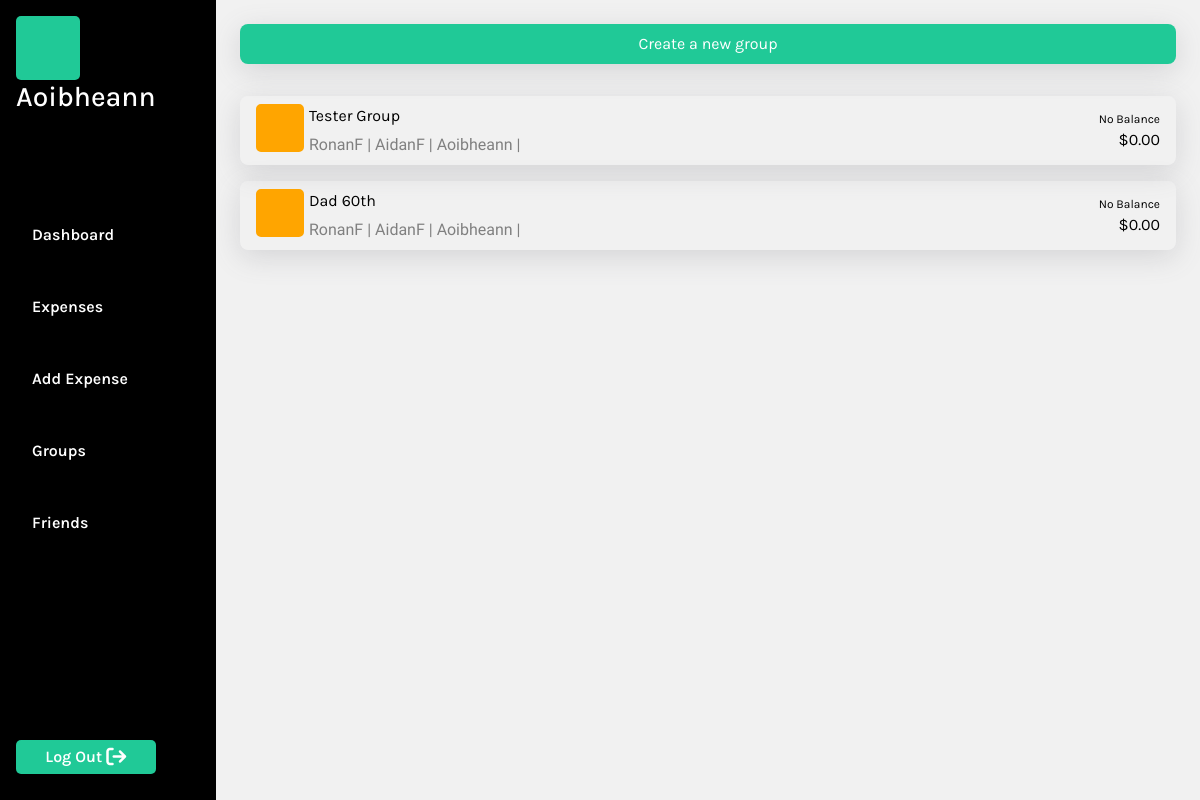
Before: /groups (signed in) with the older database file.
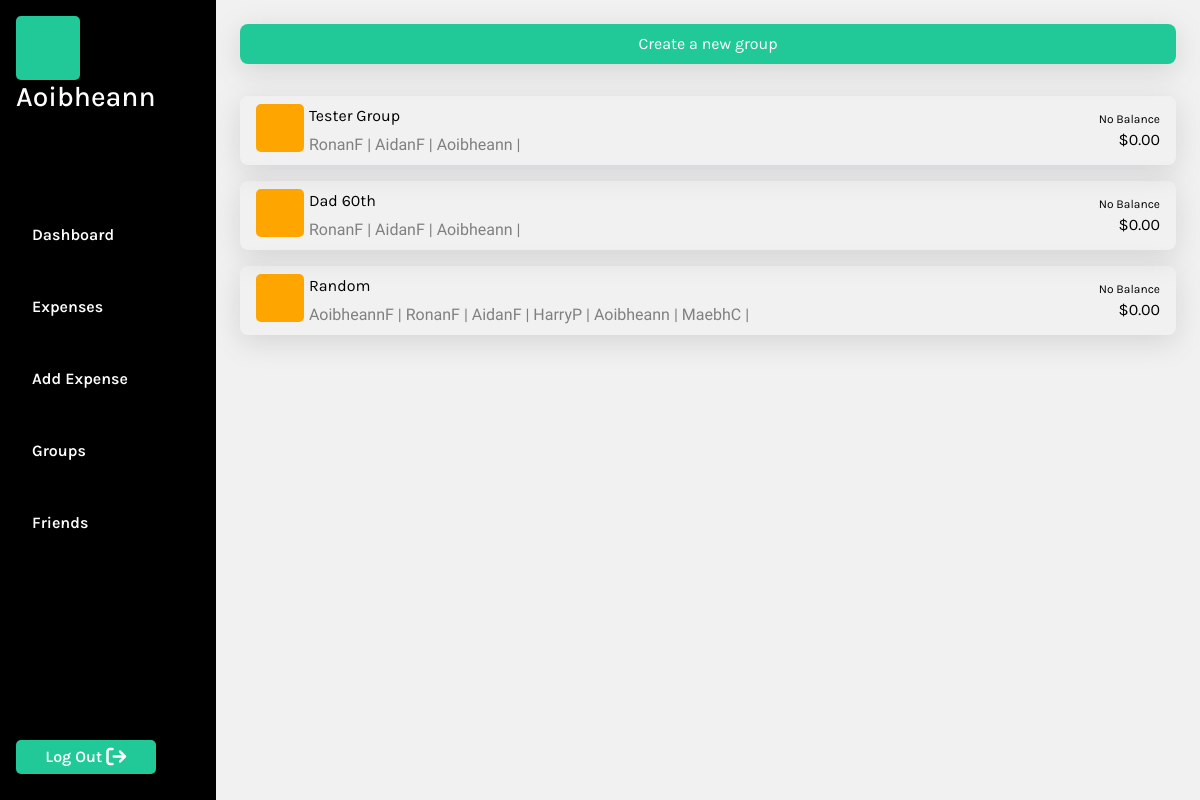
After: the same page with the newer database file.
### MainApp/models.py (models this page shows)
class User(AbstractUser):
    pass

class PaymentGroup(models.Model):
    group_name = models.CharField(max_length=64)
    members = models.ManyToManyField('User', related_name='payment_groups', blank=True)
    def __str__(self):
        return self.group_name

### MainApp/views.py (the view)
# urls.py: path('groups', views.groups, name ="groups"),
@login_required
def groups(request):
    user = request.user
    user_groups = PaymentGroup.objects.filter(members=user)
    user_groups = PaymentGroup.objects.filter(members=user).annotate(
        total_owed_by_me=Sum(Case(
            When(expenses__sub_expenses__user=user, expenses__sub_expenses__paid=False, then=F('expenses__sub_expenses__amount')),
            default=0,
            output_field=DecimalField()
        )),
        total_owed_to_me=Sum(Case(
            When(expenses__created_by_user=user, expenses__sub_expenses__paid=False, then=F('expenses__sub_expenses__amount')),
            default=0,
            output_field=DecimalField()
        )),
    ).annotate(
        net_total=F('total_owed_to_me') - F('total_owed_by_me')
    )
    return render(request, "MainApp/groups.html", {
        "groups": user_groups,
    })

### MainApp/templates/MainApp/groups.html
{% extends "MainApp/layout.html" %}
{% block body %}
    <div class="section-container">
        <div class="groups-container">
            <button class="addGroupBtn"><a href="{% url 'add_group' %}">Create a new group</a></button>
            <div id="groups-list">
                {% for group in groups %}
                    <li class="group-item">
                        <div class="owing-item-part-1">
                            <p class="owing-icon"></p>
                            <div class="owing-summary">
                                <a class="owing-header" href="{% url 'individual_group' group.id %}">
                                    {{ group }}
                                </a>
                                <div class="owing-sub-header">
                                    <p>{% for member in group.members.all %} {{ member.username }} | {% endfor %}</p>
                                </div>
                            </div>
                        </div>
                        <div class="group-balance">
                            {% if group.net_total < 0 %}
                                <p class="owed-by-me-message">You Owe</p>
                                <p class="owed-by-me-amount">${{ group.net_total|floatformat:2 }}</p>
                            {% elif group.net_total > 0 %}
                                <p class="owed-to-me-message">You're Owed</p>
                                <p class="owed-to-me-amount">${{ group.net_total|floatformat:2 }}</p>
                            {% else %}
                                <p class="no-balance-message">No Balance</p>
                                <p class="">$0.00</p>
                            {% endif %}
                        </div>
                    </li>
                {% endfor %}
            </div>
        </div>
    </div>
{% endblock%}

### MainApp/templates/MainApp/layout.html (shortened to what this page needs)
{% load static %}
<!DOCTYPE html>
<html lang="en">
    <head>
        <link rel="stylesheet" href="https://cdn.jsdelivr.net/npm/bootstrap@4.3.1/dist/css/bootstrap.min.css">
        <link href="{% static 'MainApp/styles.css' %}" rel="stylesheet">
    </head>
    <body class="main">
        {% if user.is_authenticated %}
            <div id="nav-section">
                <div id="nav-container">
                    <div id="logged-in-status">
                        <div id="userProfileImg"></div>
                        {% if user.is_authenticated %}
                            <h3>{{ user.username }}</h3>
                        {% else %}
                            Not signed in.
                        {% endif %}
                    </div>
                    <ul id="nav">
                        {% if user.is_authenticated %}
                            <li class="nav-item">
                                <a class="nav-link" href="{% url 'index' %}">Dashboard</a>
                            </li>
                            <li class="nav-item">
                                <a class="nav-link" href="{% url 'expenses' %}">Expenses</a>
                            </li>
                            <li class="nav-item">
                                <a class="nav-link" href="{% url 'add_expense' %}">Add Expense</a>
                            </li>
                            <li class="nav-item">
                                <a class="nav-link" href="{% url 'groups' %}">Groups</a>
                            </li>
                            <li class="nav-item">
                                <a class="nav-link" href="{% url 'add_friend' %}">Friends</a>
                            </li>
                        {% endif %}
                    </ul>
                    <div id="logout">
                        {% if user.is_authenticated %}
                            <button class="logoutBtn">
                                <a class="logoutLink" href="{% url 'logout' %}">Log Out</a>
                                <i class="fa-solid fa-arrow-right-from-bracket fa-lg" style="color: #ffffff;"></i>
                            </button>
                        {% endif %}
                    </div>
                </div>
            </div>
        {% endif %}
        {% block body %}
        {% endblock %}
    </body>
</html>

### MainApp/static/MainApp/styles.css (style rules this page uses)
:root { --background-color: #5CDB95; --accent-color: black; --text-color: white; --secondary-color: #379683; --light-green: #8EE4AF; --background-grey: #F5F5F5; --dashboard-background: #F1F1F1; --btn-color: #20c997; --secondary-color: #379683; --light-green: #8EE4AF; --warning-color: #dc3545; --secondary-font: 'Inconsolata', monospace; --primary-font: 'Karla', sans-serif; --xbold: 900; --bold: 600; --light: 300; --xlarge: 72px; --large: 48px; --medium: 24px; --small: 16px; --xsmall: 12px; }
.main { padding: 0; margin: 0; background-color: var(--accent-color); font-family: var(--secondary-font); color: var(--accent-color); display: flex; justify-content: space-between; align-content: center; }
#nav-section { width: 18vw; display: grid; height: 100vh; }
#nav-container { display: grid; justify-content: start; align-items: start; color: var(--accent-color); font-family: var(--secondary-font); padding: 0; margin: 1rem; background-color: var(--accent-color); width: 18vw; }
#logged-in-status { color: var(--text-color); }
#logged-in-status h3 { margin: 0; padding: 0; font-family: var(--primary-font); }
#userProfileImg { height: 4rem; width: 4rem; background-color: #20c997; border-radius: 5px; }
#nav { background-color: var(--accent-color); list-style: none; display: grid; justify-content: start; align-content: center; padding: 0; margin: 0; background-color: var(--accent-color); }
.nav-item { padding: 1rem 0 1rem 0; margin: 0; }
.nav-link { text-decoration: none; color: var(--text-color); font-size: var(--small); font-weight: var(--bold); font-family: var(--primary-font); }
#logout { align-self: end; }
.logoutBtn { background-color: var(--btn-color); border: none; border-radius: 5px; padding: 5px 15px 5px 15px; margin: 10px 0 10px 0; width: 100%; }
.logoutLink { text-decoration: none; color: var(--text-color); font-size: var(--small); font-weight: var(--bold); font-family: var(--primary-font); }
.section-container { padding: 0; margin: 0; display: grid; background-color: var(--text-color); height: 100vh; width: 82vw; align-self: center; }
button { border: none; padding: 5px 10px 5px 10px; }
a { text-decoration: none; color: black; }
h1, h2, h3, h4, h5, h6, p { margin: 0; padding: 0; }
.owing-item-part-1 { display: flex; align-items: center; }
.owing-icon { padding: 0; margin: 0 5px 0 0; height: 3rem; width: 3rem; border: 2px solid orange; background-color: orange; border-radius: 5px; align-self: stretch; display: flex; justify-content: center; align-items: center; color: white; font-family: var(--primary-font); }
.owing-summary { display: grid; }
.owing-header { font-family: var(--primary-font); text-decoration: none; margin: 0; padding: 0 0 5px 0; color: var(--accent-color); }
.owing-sub-header { display: grid; color: grey; }
.owing-sub-header p { padding: 0; margin: 0; }
.groups-container { background-color: var(--dashboard-background); padding: 1.5rem; }
#groups-list { display: grid; }
.addGroupBtn { width: 100%; background-color: var(--btn-color); border-radius: 8px; margin-bottom: 2rem; padding: 0.5rem 0 0.5rem 0; box-shadow: rgba(100, 100, 111, 0.2) 0px 7px 29px 0px; }
.addGroupBtn a { color: var(--text-color); font-family: var(--primary-font); }
.group-item { display: flex; align-items: center; justify-content: space-between; margin: 0 0 1rem 0; padding: 0.5rem 1rem 0.5rem 1rem; border-radius: 8px; box-shadow: rgba(100, 100, 111, 0.2) 0px 7px 29px 0px; }
.group-balance { display: grid; justify-items: flex-end; }
.group-balance p { padding: 0; margin: 0; font-family: var(--primary-font); }
.owed-by-me-message, .owed-to-me-message, .no-balance-message { font-size: var(--xsmall); }

Changed rows visible on the page:
added PaymentGroup: group_name "Random", shows "No Balance", User (username "RonanF"), User (username "AidanF"), User (username "Aoibheann")
now on this page (row edited): User: username "AoibheannF", shown under "Random"
now on this page (row unchanged): User: username "HarryP", shown under "Random"
now on this page (row unchanged): User: username "MaebhC", shown under "Random"
